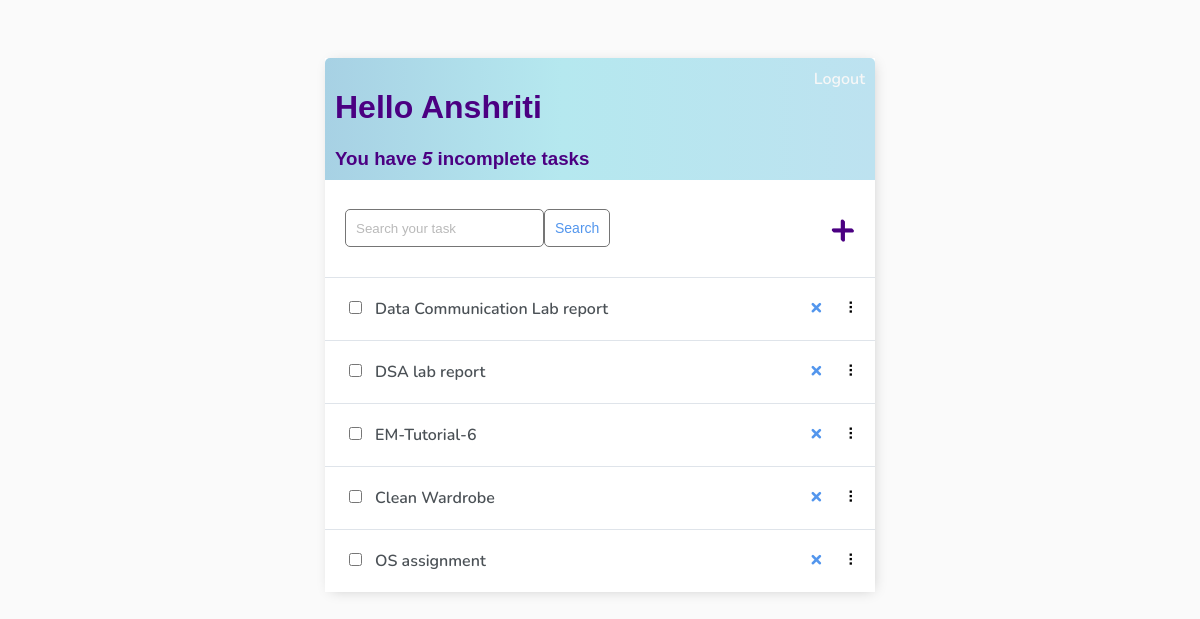
Before: / (signed in) with the older database file.
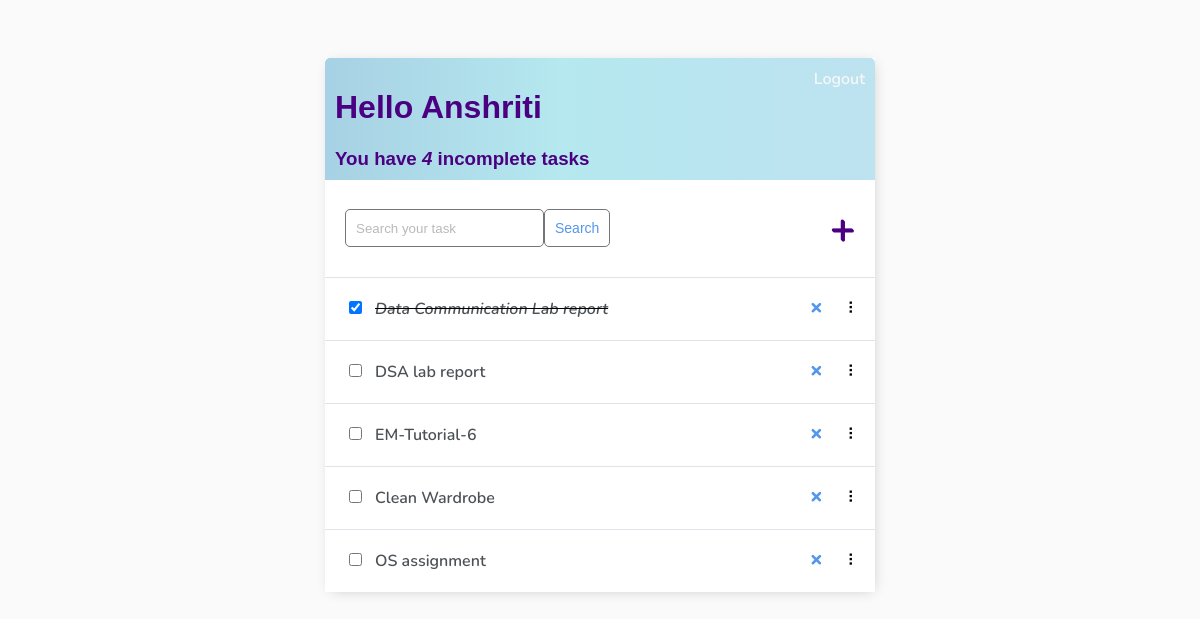
After: the same page with the newer database file.
### base/models.py (models this page shows)
class Task(models.Model):
    user = models.ForeignKey(
        User, on_delete=models.CASCADE, null=True, blank=True)
    title = models.CharField(max_length=200)
    description = models.TextField(null=True, blank=True)
    complete = models.BooleanField(default=False)
    created = models.DateTimeField(auto_now_add=True)
    def __str__(self):
        return self.title
    class Meta:
        order_with_respect_to = 'user'

### base/views.py (the view)
# urls.py: path('', TaskList.as_view(), name='tasks'),
class TaskList(LoginRequiredMixin, ListView):
    model = Task
    context_object_name = 'tasks'
    def get_context_data(self, **kwargs):
        context = super().get_context_data(**kwargs)
        context['tasks'] = context['tasks'].filter(user=self.request.user)
        context['count'] = context['tasks'].filter(complete=False).count()
        search_input = self.request.GET.get('search-area') or ''
        if search_input:
            context['tasks'] = context['tasks'].filter(
                title__contains=search_input)
        context['search_input'] = search_input
        return context

### base/templates/base/task_list.html (shortened to what this page needs)
{% extends 'base/main.html' %}
{% block content %}
<div class="header-bar">
    <div>
        <h1>Hello {{ request.user|title }}</h1>
        <h3 style="margin:0">You have <i>{{ count }}</i> incomplete task{{ count|pluralize:"s" }}</h3>
    </div>
    {% if request.user.is_authenticated %}
    <a href="{% url 'logout' %}">Logout</a>
    {% else %}
    <a href="{% url 'login' %}">Login</a>
    {% endif %}
</div>
<div id="search-add-wrapper">
    <form method="GET" style="display: flex;">
        <input type="text" name="search-area" placeholder="Search your task" value="{{ search_input }}">
        <input class="button" type="submit" value="Search">
    </form>
    {% if tasks|length > 0 %}
    <a id="add-link" href="{% url 'task-create' %}">&#x2b;</a>
    {% endif %}
</div>
<div id="tasklist" class="task-items-wrapper">
    {% for task in tasks %}
    <div class="task-wrapper" data-position="{{ task.pk }}">
        <div class="task-title">
            <form method="post" action="{% url 'toggle-complete' task.id %}" style="display:inline;">
                <input type="checkbox" onChange="this.form.submit()" {% if task.complete %}checked{% endif %}>
            </form>
            {% if task.complete %}
                <i><s><a href="{% url 'task-update' task.id %}">{{ task }}</a></s></i>
            {% else %}
                <a href="{% url 'task-update' task.id %}">{{ task }}</a>
            {% endif %}
        </div>
        <div class="task-controls">
            <a class="delete-link" href="{% url 'task-delete' task.id %}">&#215;</a>
            <span class="handle">&nbsp;&#10247;</span>
        </div>
    </div>
    {% empty %}
    <div style="text-align: center; padding-bottom: 10px; line-height: 1em;">
        <h3>No new tasks are created.</h3>
        <h3>Create a <a style="text-decoration: none; color: #e53935;" href="{% url 'task-create' %}">New task</a>!</h3>
    </div>
    {% endfor %}
</div>
{% endblock content %}

Changed rows visible on the page:
changed Task "Data Communication Lab report": complete "☐" → "☑"
Other visible differences:
{{ count }}: "5" → "4"
